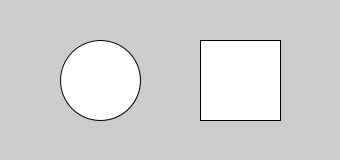
Frame 1 (no input)
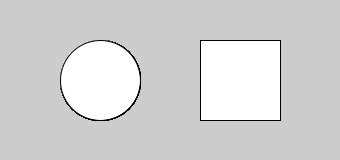
Frame 60 (the mouse pressed at the canvas centre just before this capture)
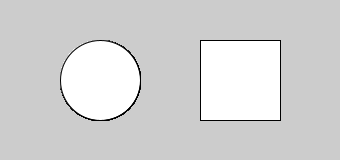
Frame 120 (the mouse held since frame 60 and released just before this capture)

The Processing sketch that drew these frames (run headless with seeded random() and noise(); from frame 60 on, the mouse is pressed at the canvas centre):

// Processing sketch: q9_1_5
// ── q9_1_5.pde
int cirCl = 255;
int sqrCl = 255;

float ciX = 100;
float ciY = 80;
float r = 40;
float sqX = 200;
float sqY = 40;
void setup() {
  size(340, 160);
}

void draw() {
  if (dist(ciX, ciY, mouseX, mouseY) < 40) {
    cirCl = 0;
  } else {
    cirCl = 255;
  }
  fill(sqrCl);
  rect(sqX, sqY, 80, 80);
  if (mouseY > sqY && mouseY < sqY +80 &&
    mouseX > sqX && mouseX < sqX +80) {
    sqrCl = 0;
  } else {
    sqrCl = 255;
  }
  fill(cirCl);
  ellipse(ciX, ciY, 80, 80);
}
